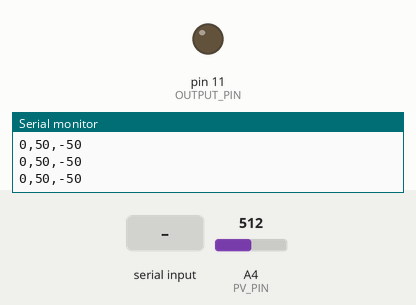
Simulated run of this sketch. Board: Arduino Uno, built with avr-gcc and run on an emulated ATmega328P. Shown: output pins drawn as LEDs (lit = HIGH), the last lines printed to the serial monitor. The test bench sets the inputs (shaded band); at power-on: A4 (PV_PIN) = 512.

Above: at 1.2 s.
1.3 s: "90,45\n" received over Serial
At 2.1 s:
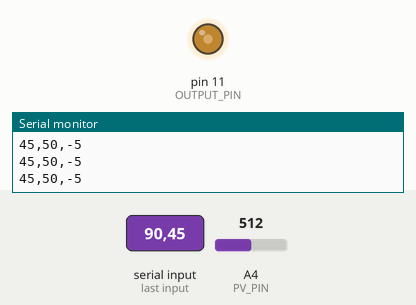
2.8 s: "90\n" received over Serial
At 3.6 s:
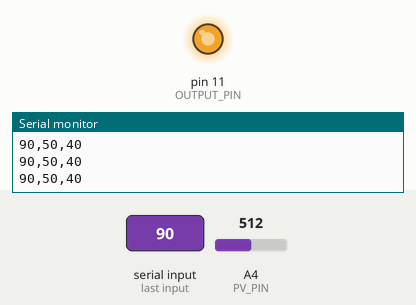
Timing chart, 0 to 5.8 s (numbered marks = the images above; inputs shaded):
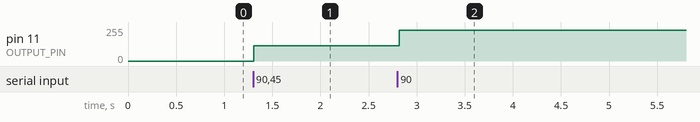

The sketch:

plotSerialReal.ino
```cpp
#define SETPOINT_PIN A5
#define PV_PIN A4
#define OUTPUT_PIN 11


void msgPrint(int setpoint, int manipulated);

char serialRX;
String mydata;
int i = 0;
int setpoint = 0;
int manipulated = 0;
int processVariable = 0;

void setup() {
  Serial.begin(115200);

  pinMode(SETPOINT_PIN, INPUT);
  pinMode(PV_PIN, INPUT);
  pinMode(OUTPUT_PIN, OUTPUT);

  Serial.print("SP:");
  Serial.print(",");
  Serial.print("PV:");
  Serial.print(",");
  Serial.print("error:");
  Serial.println(" ");
}

void loop() {

  while (Serial.available() > 0) {


    serialRX = Serial.read();
    mydata += serialRX;
    i++;
    // Serial.println(serialRX);
    if(serialRX == '#'){
      i=0;
      mydata = "";
    }
    if(i>=3){
      setpoint = mydata.toInt();
      mydata = "";
      i=0;
    }
  }
  processVariable = map(analogRead(PV_PIN),0,1023,0,100);
  manipulated = map(setpoint,0,100,0,255);
  analogWrite(OUTPUT_PIN, manipulated);
  msgPrint(setpoint, processVariable);
  delay(100);
}

void msgPrint(int setpoint, int manipulated){
  int error;
  // Serial.print("SP:");
  Serial.print(setpoint);
  Serial.print(",");
  // Serial.print("MV:");
  Serial.print(manipulated);
  Serial.print(",");
  // Serial.print("error:");
  error = setpoint - manipulated;
  Serial.print(error);
  Serial.println(" ");
}
```

Measured:
- after the input at 1.3 s, pin 11 (OUTPUT_PIN): 0/255 → 114/255 at once
- after the input at 2.8 s, pin 11 (OUTPUT_PIN): 114/255 → 229/255 at once
